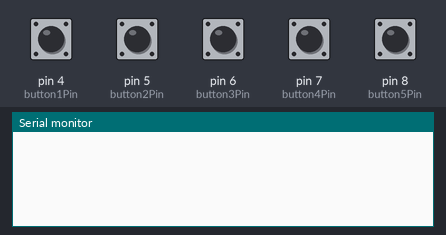
A sketch run on a simulated Arduino Uno, built with avr-gcc and run on an emulated ATmega328P. Shown: the last lines printed to the serial monitor. The test bench sets the inputs (shaded band); at power-on: pin 4 (button1Pin), pin 5 (button2Pin), pin 6 (button3Pin), pin 7 (button4Pin), pin 8 (button5Pin) LOW.

Above: at 1.2 s.
1.3 s: pin 4 (button1Pin) pulled HIGH for 0.15 s
At 2.5 s:
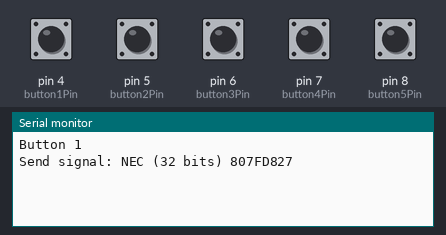
2.9 s: pin 5 (button2Pin) pulled HIGH for 0.15 s
At 3.8 s:
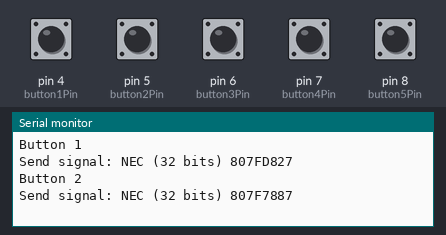
4.5 s: pin 6 (button3Pin) pulled HIGH for 0.15 s
At 5.0 s:
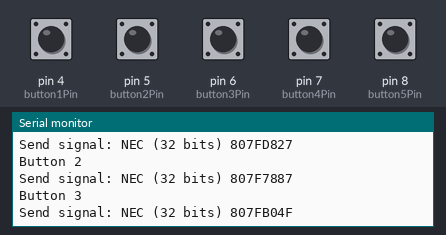
6.1 s: pin 8 (button5Pin) pulled HIGH for 0.15 s
At 7.3 s:
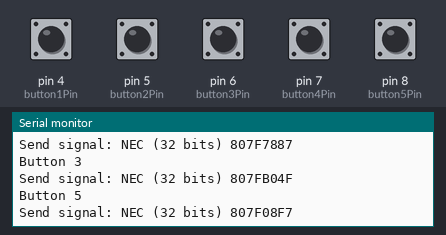
7.7 s: pin 7 (button4Pin) pulled HIGH for 0.15 s
At 8.7 s:
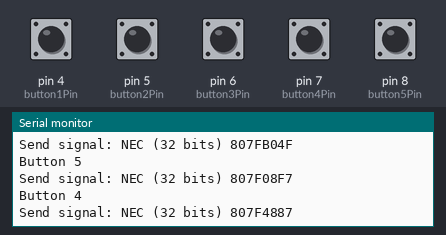
Timing chart, 0 to 10.3 s (numbered marks = the images above; inputs shaded):
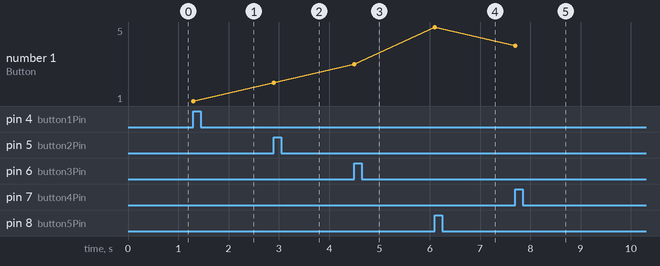

Measured:
- after the input at 1.3 s, the serial monitor: prints a new line at once (image 1)
- after the input at 2.9 s, the serial monitor: prints a new line at once (image 2)
- after the input at 4.5 s, the serial monitor: prints a new line at once (image 3)
- after the input at 6.1 s, the serial monitor: prints a new line at once (image 4)
- after the input at 7.7 s, the serial monitor: prints a new line at once (image 5)
- plotted number 1: 1 → 2 after the input at 2.9 s, 2 → 3 after the input at 4.5 s, 3 → 5 after the input at 6.1 s, 5 → 4 after the input at 7.7 s

The sketch:

arduino-ir-5-buttons.ino
```cpp
#include <IRremote.h>

IRsend irsend;
const int button1Pin = 4;
const int button2Pin = 5;
const int button3Pin = 6;
const int button4Pin = 7;
const int button5Pin = 8;

void setup()
{
  Serial.begin(9600);
  pinMode(button1Pin, INPUT);
  pinMode(button2Pin, INPUT);
  pinMode(button3Pin, INPUT);
  pinMode(button4Pin, INPUT);
  pinMode(button5Pin, INPUT);
}

void sendSignal(long code) {
  Serial.print("Send signal: NEC (32 bits) ");
  Serial.println(code, HEX);
  for (int i = 0; i < 3; i++) {
    irsend.sendNEC(code, 32);
    delay(40);
  }
  delay(100);
}

void loop() {
  if (digitalRead(button1Pin) == HIGH) {
    Serial.println("Button 1");
    sendSignal(0x807fd827);
  } else if (digitalRead(button2Pin) == HIGH) {
    Serial.println("Button 2");
    sendSignal(0x807f7887);
  } else if (digitalRead(button3Pin) == HIGH) {
    Serial.println("Button 3");
    sendSignal(0x807fb04f);
  } else if (digitalRead(button4Pin) == HIGH) {
    Serial.println("Button 4");
    sendSignal(0x807f4887);
  } else if (digitalRead(button5Pin) == HIGH) {
    Serial.println("Button 5");
    sendSignal(0x807f08f7);
  }
}
```
